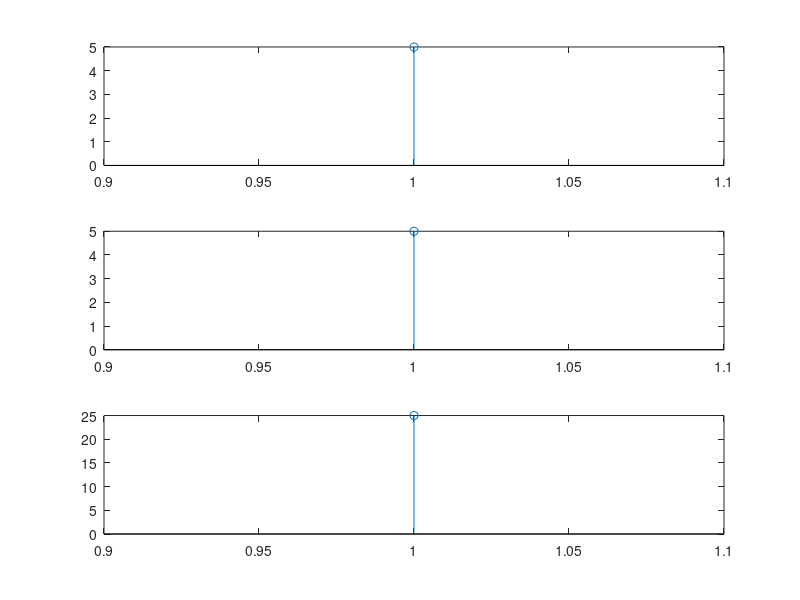

MATLAB code for this plot:
clc;
clear all;
close all;
x=input('enter the first sequence=');
h=input('enter the second sequence=');
subplot(3,1,1);
stem(x);
subplot(3,1,2);
stem(h);
lin_conv=conv(x,h);
subplot(3,1,3);
stem(lin_conv);
